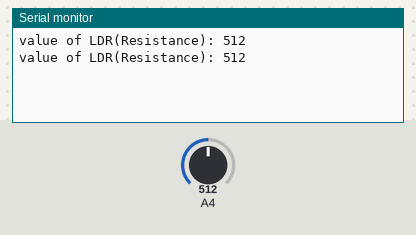
This sketch was run on a simulated Arduino Mega 2560, built with avr-gcc and run on an emulated ATmega2560. On the bench: the last lines printed to the serial monitor. Inputs (shaded band) come from the test bench; at power-on: A4 = 512.

Above: at 1.8 s.
1.9 s: A4 set to 716
At 2.7 s:
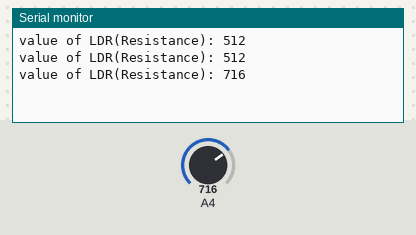
3.4 s: A4 set to 900
At 4.8 s:
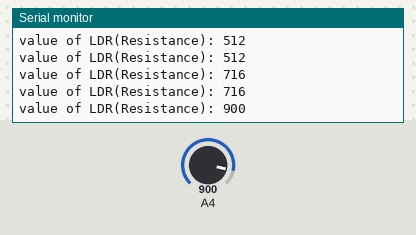
Timing chart, 0 to 6.4 s (numbered marks = the images above; inputs shaded):
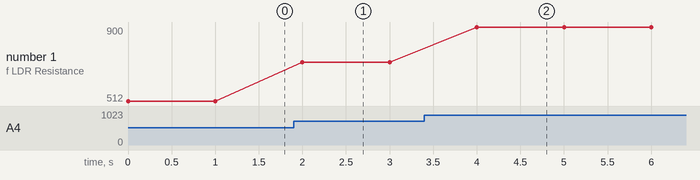

Measured:
- after the input at 1.9 s, the serial monitor: prints a new line after 0.10 s (image 1)
- after the input at 3.4 s, the serial monitor: prints a new line after 0.60 s (image 2)
- plotted number 1: 512 → 716 after the input at 1.9 s, 716 → 900 after the input at 3.4 s

The sketch:

LDR.ino
```cpp
int LDR_pin = 36;
int val = 0;
void setup() {
  Serial.begin(9600);
}

void loop() {
  val = analogRead(LDR_pin);
  Serial.print("value of LDR(Resistance): ");
  Serial.println(val);
  delay(1000);
}
```
